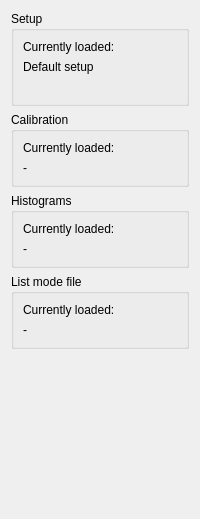
          <widget class="QWidget" name="statusFilesTab">
           <attribute name="title">
            <string>Files</string>
           </attribute>
           <layout class="QGridLayout" name="gridLayout_11">
            <item row="0" column="0">
             <widget class="QGroupBox" name="groupBox79_2">
              <property name="title">
               <string>Setup</string>
              </property>
              <layout class="QGridLayout" name="gridLayout_12">
               <item row="0" column="0">
                <widget class="QLabel" name="textLabel18">
                 <property name="text">
                  <string>Currently loaded:</string>
                 </property>
                 <property name="wordWrap">
                  <bool>false</bool>
                 </property>
                </widget>
               </item>
               <item row="2" column="0">
                <widget class="QLabel" name="configComment">
                 <property name="text">
                  <string/>
                 </property>
                </widget>
               </item>
               <item row="1" column="0">
                <widget class="QLabel" name="configfilename">
                 <property name="text">
                  <string>Default setup</string>
                 </property>
                 <property name="wordWrap">
                  <bool>false</bool>
                 </property>
                </widget>
               </item>
              </layout>
             </widget>
            </item>
            <item row="2" column="0">
             <widget class="QGroupBox" name="groupBox_3">
              <property name="title">
               <string>Calibration</string>
              </property>
              <layout class="QGridLayout" name="gridLayout_19">
               <item row="0" column="0">
                <widget class="QLabel" name="label_5">
                 <property name="text">
                  <string>Currently loaded:</string>
                 </property>
                </widget>
               </item>
               <item row="1" column="0">
                <widget class="QLabel" name="calibrationFilename">
                 <property name="text">
                  <string>-</string>
                 </property>
                </widget>
               </item>
              </layout>
             </widget>
            </item>
            <item row="3" column="0">
             <widget class="QGroupBox" name="groupBox36">
              <property name="title">
               <string>Histograms</string>
              </property>
              <layout class="QGridLayout" name="gridLayout_13">
               <item row="1" column="0">
                <widget class="QLabel" name="histfilename">
                 <property name="text">
                  <string>-</string>
                 </property>
                 <property name="wordWrap">
                  <bool>false</bool>
                 </property>
                </widget>
               </item>
               <item row="0" column="0">
                <widget class="QLabel" name="textLabel19">
                 <property name="text">
                  <string>Currently loaded:</string>
                 </property>
                 <property name="wordWrap">
                  <bool>false</bool>
                 </property>
                </widget>
               </item>
              </layout>
             </widget>
            </item>
            <item row="4" column="0">
             <widget class="QGroupBox" name="groupBox36_1">
              <property name="title">
               <string>List mode file</string>
              </property>
              <layout class="QGridLayout" name="gridLayout_13_">
               <item row="1" column="0">
                <widget class="QLabel" name="listFilename">
                 <property name="text">
                  <string>-</string>
                 </property>
                 <property name="wordWrap">
                  <bool>false</bool>
                 </property>
                </widget>
               </item>
               <item row="0" column="0">
                <widget class="QLabel" name="textLabel20">
                 <property name="text">
                  <string>Currently loaded:</string>
                 </property>
                 <property name="wordWrap">
                  <bool>false</bool>
                 </property>
                </widget>
               </item>
              </layout>
             </widget>
            </item>
            <item row="5" column="0">
             <spacer name="verticalSpacer_2">
              <property name="orientation">
               <enum>Qt::Vertical</enum>
              </property>
              <property name="sizeHint" stdset="0">
               <size>
                <width>20</width>
                <height>159</height>
               </size>
              </property>
             </spacer>
            </item>
           </layout>
          </widget>
